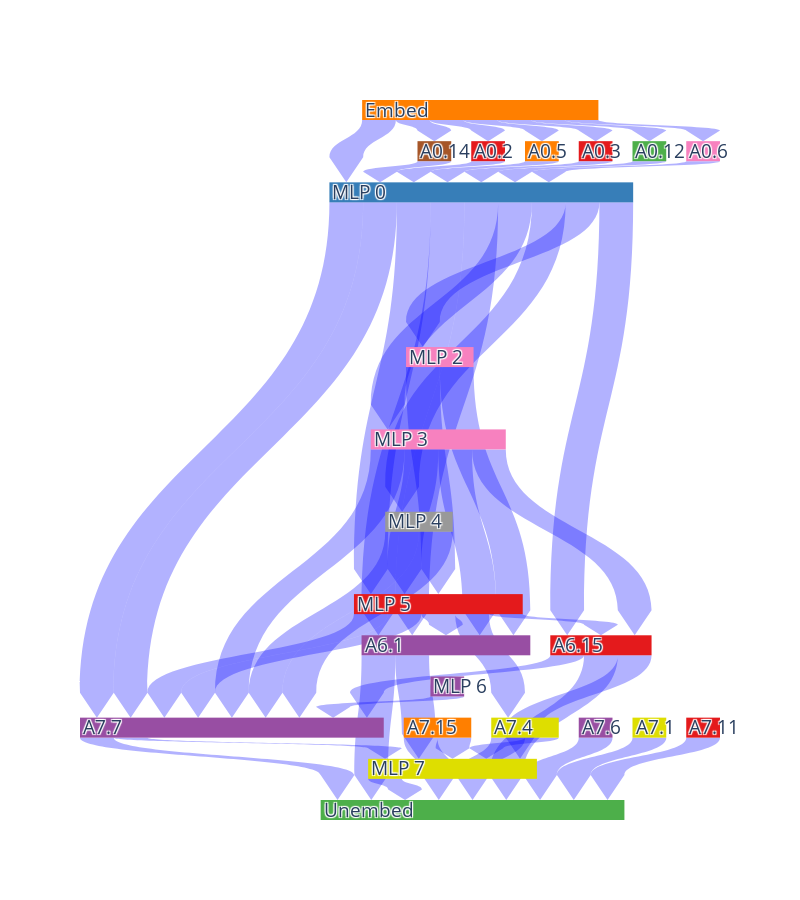

Notebook cell for this chart:
### Code cell
ablated_remaining_edges, ablated_pruned_scores = test_model(patched_ablated_model, train_loader, save_path="../plots/fanciful-fog2.svg")

### Figure 1 — Plotly figure (JSON) as saved in the notebook; plotly's stock layout.template omitted (floating-point values rounded to 4 significant figures; data arrays with more than 128 entries replaced by an {"elided": "..."} marker saying what was removed)
{"data": [{"arrangement": "perpendicular", "domain": {"y": [0, 1]}, "link": {"arrowlen": 25, "color": {"elided": "251 str values"}, "label": {"elided": "251 str values"}, "source": {"elided": "251 int values"}, "target": {"elided": "251 int values"}, "value": {"elided": "251 float values"}}, "node": {"color": {"elided": "138 str values"}, "label": {"elided": "138 str values"}, "line": {"width": 0}}, "orientation": "v", "type": "sankey"}], "layout": {"height": 900, "plot_bgcolor": "blue", "width": 800}}
